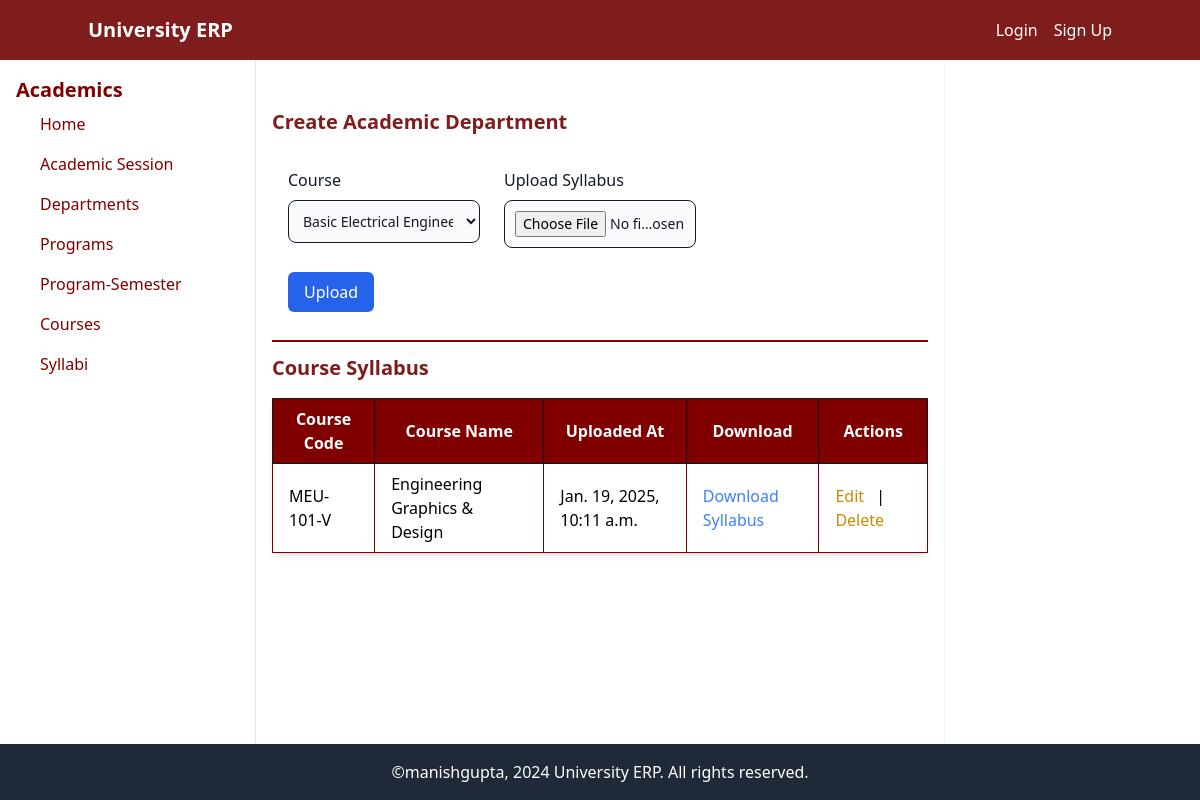
Page /academic/syllabus/ on the earlier database version.
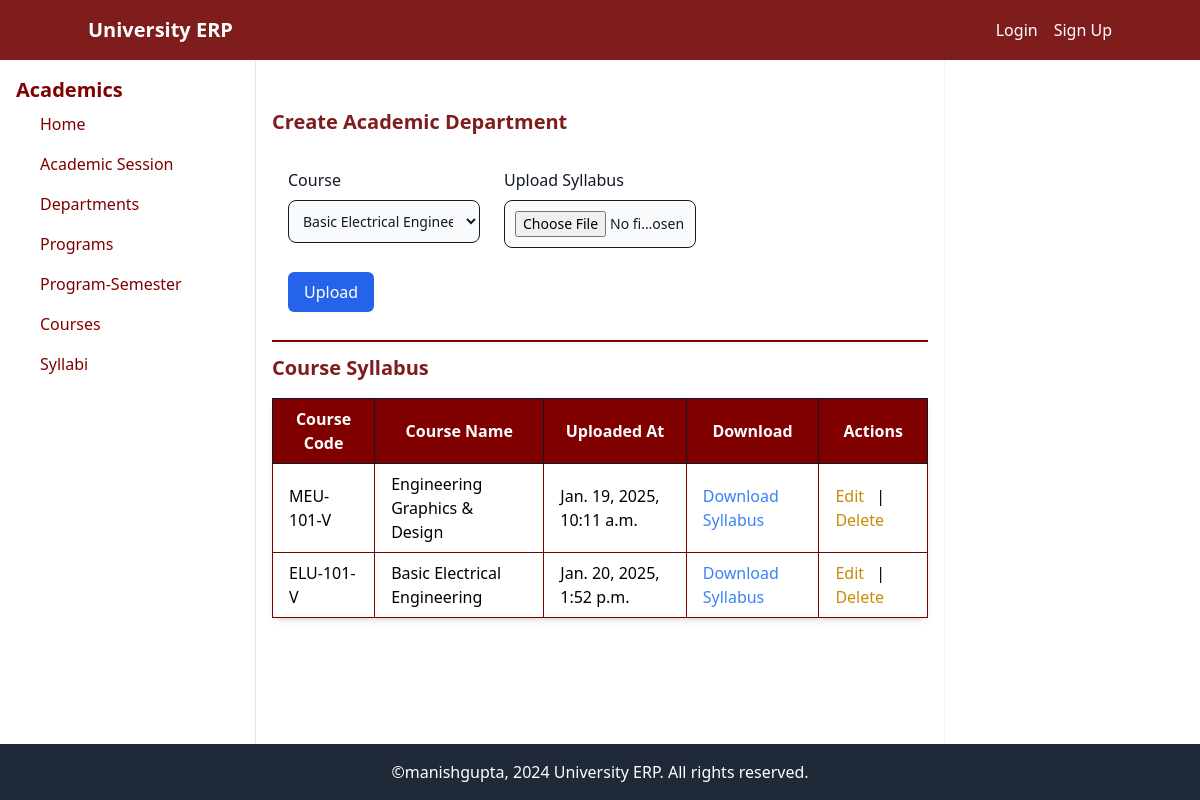
Same page on the later database version.
### academic/models.py (models this page shows, shortened)
class Syllabus(models.Model):
    course = models.ForeignKey(Course, on_delete=models.CASCADE, related_name='syllabus')
    upload_syllabus = models.FileField(upload_to='syllabi/')
    updated_at = models.DateTimeField(auto_now_add=True)

class Course(models.Model):
    NATURE_CHOICES = [
        ('Theory', 'Theory'),
        ('Lab', 'Lab'),
        ('Project', 'Project'),
        ('Seminar', 'Seminar'),
        ('Workshop', 'Workshop'),
        ('Training', 'Training'),
        ('Other', 'Other'),
    ]
    TYPE_CHOICES =[
        ('DS','Dicipline Specific'),
        ('AEC','Ability Enhancement Course'),
        ('VAC','Value Added Course'),
        ('Elective','Value Added Course'),
        ('Other','Other'),
    ]
    name = models.CharField(max_length=50)
    code = models.CharField(max_length=10, unique=True)
    credit = models.PositiveIntegerField(choices=[(i, str(i)) for i in range(0, 21)])
    nature = models.CharField(max_length=8, choices=NATURE_CHOICES, default='Theory')
    type = models.CharField(max_length=12, choices=TYPE_CHOICES, default='DS')
    program_semesters = models.ManyToManyField(ProgramSemester, related_name='subjects', blank=True)

### academic/views.py (the view)
# urls.py: path('syllabus/', views.syllabus_list_create_update, name='syllabus-list-create-update'),
def syllabus_list_create_update(request, pk=None):
    if pk:
        syllabus = get_object_or_404(Syllabus, pk=pk)
    else:
        syllabus = None
    if request.method == 'POST':
        if syllabus:
            form = SyllabusForm(request.POST, request.FILES, instance=syllabus)
        else:
            form = SyllabusForm(request.POST, request.FILES)
        if form.is_valid():
            form.save()
            return redirect(reverse('syllabus-list-create-update'))
    else:
        if syllabus:
            form = SyllabusForm(instance=syllabus)
        else:
            form = SyllabusForm()
    syllabi = Syllabus.objects.all()
    return render(request, 'academic/syllabus_list_create_update.html', {'form': form,'syllabi': syllabi,'edit_syllabus': syllabus})

### academic/forms.py
class SyllabusForm(forms.ModelForm):
    class Meta:
        model = models.Syllabus
        fields = ['course', 'upload_syllabus']
        widgets = {
            'course': forms.Select(attrs={'class': 'form-control'}),
            'upload_syllabus': forms.ClearableFileInput(attrs={'class': 'form-control'})
        }

### academic/templates/academic/syllabus_list_create_update.html (shortened to what this page needs)
{% extends "base.html" %}
{% block content %}
<div class="flex-1">
<h2 class="text-xl text-red-900 font-semibold mt-8 mb-4">{% if edit_department %}Edit{% else %}Create{% endif %} Academic Department</h2>
<form method="POST" enctype="multipart/form-data" class="bg-white p-4 ">
    <div class="grid md:grid-cols-3 md:gap-6">
        <div class="mb-4">
            <label for="course" class="block mb-2 font-medium text-gray-900 dark:text-white">Course</label>
            <select id="course" name="course" class="bg-gray-50 border border-gray-900 text-gray-900 text-sm rounded-lg focus:ring-blue-500 focus:border-blue-500 block w-full p-2.5 dark:bg-gray-700 dark:border-gray-600 dark:placeholder-gray-400 dark:text-white dark:focus:ring-blue-500 dark:focus:border-blue-500">
                {% for course in form.course.field.queryset %}
                <option value="{{ course.pk }}" {% if course.pk == form.course.value %}selected{% endif %}>{{ course.name }} ({{course.code}})</option>
                {% endfor %}
            </select>
            </div>
        <div class="mb-4">
            <label for="upload_syllabus" class="block mb-2 font-medium text-gray-900 dark:text-white">Upload Syllabus</label>
            <input type="file" id="upload_syllabus" name="upload_syllabus" class="bg-gray-50 border border-gray-900 text-gray-900 text-sm rounded-lg focus:ring-blue-500 focus:border-blue-500 block w-full p-2.5 dark:bg-gray-700 dark:border-gray-600 dark:placeholder-gray-400 dark:text-white dark:focus:ring-blue-500 dark:focus:border-blue-500">
        </div>
        </div>
        <button type="submit" class="bg-blue-600 text-white px-4 py-2 rounded-md mt-2">{% if edit_program %}Update{% else %}Upload{% endif %}</button>
    </form>
<hr class="border-t-2 border-[#800000] my-3">
<h2 class="text-xl text-red-900 font-semibold my-3 mb-4">Course Syllabus</h2>
<table class="min-w-full bg-white shadow-md border border-[#800000] rounded-lg">
    <thead>
        <tr class="bg-[#800000] text-white font-semibold  " >
            <th class="px-4 py-2  border border-gray-900">Course Code</th>
            <th class="px-4 py-2  border border-gray-900">Course Name</th>
            <th class="px-4 py-2  border border-gray-900">Uploaded At</th>
            <th class="px-4 py-2  border border-gray-900">Download</th>
            <th class="px-4 py-2  border border-gray-900">Actions</th>
        </tr>
    </thead>
    <tbody>
        {% for syllabus in syllabi %}
        <tr class="hover:bg-gray-100 ">
            <td class="px-4 py-2  border border-[#800000]"> {{syllabus.course.code}}</td>
            <td class="px-4 py-2  border border-[#800000]">{{ syllabus.course.name }} </td>
            <td class="px-4 py-2 border border-[#800000]">{{ syllabus.updated_at }}</td>
            <td class="px-4 py-2 border border-[#800000]">
                {% if syllabus.upload_syllabus %}
                <a href="{{ syllabus.upload_syllabus.url }}" target="_blank" class="text-blue-500 hover:text-blue-800">Download Syllabus</a>
            {% else %}
                 No syllabus uploaded.
            {% endif %}</td>
            <td class="px-4 py-2 border border-[#800000]">
                <a href="{% url 'syllabus-update' syllabus.id %}" class="text-yellow-600 hover:underline mr-2">Edit</a> |
                <a href="{% url 'syllabus-delete' syllabus.id %}" class="text-yellow-600 hover:underline mr-2">Delete</a>
            </td>
        </tr>
        {% endfor %}
    </tbody>
</table>
</div>
{% endblock content %}

Differences in the rows shown:
added Syllabus: course.code "ELU-101-V", course.name "Basic Electrical Engineering", updated_at "Jan. 20, 2025, 1:52 p.m."
